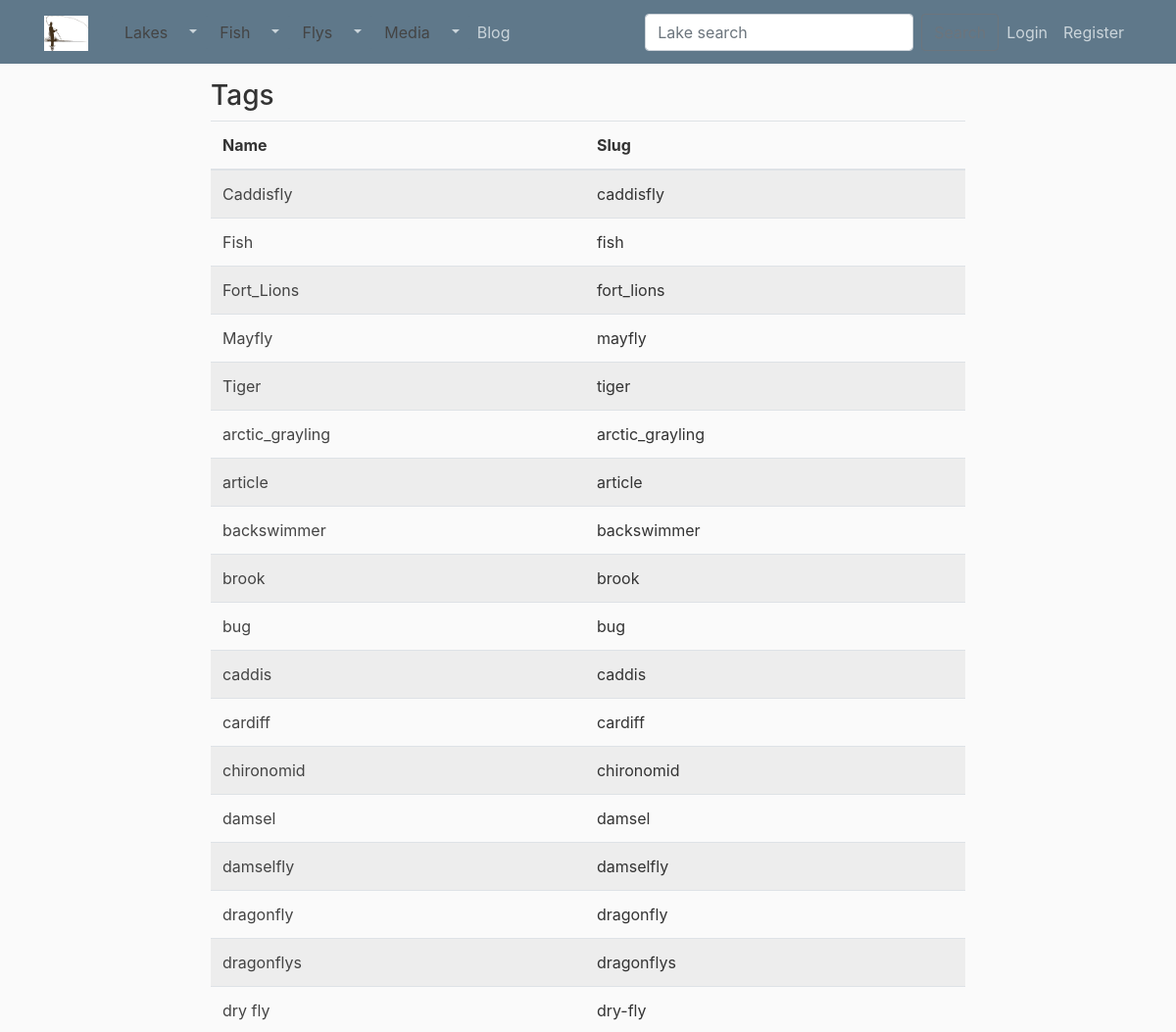
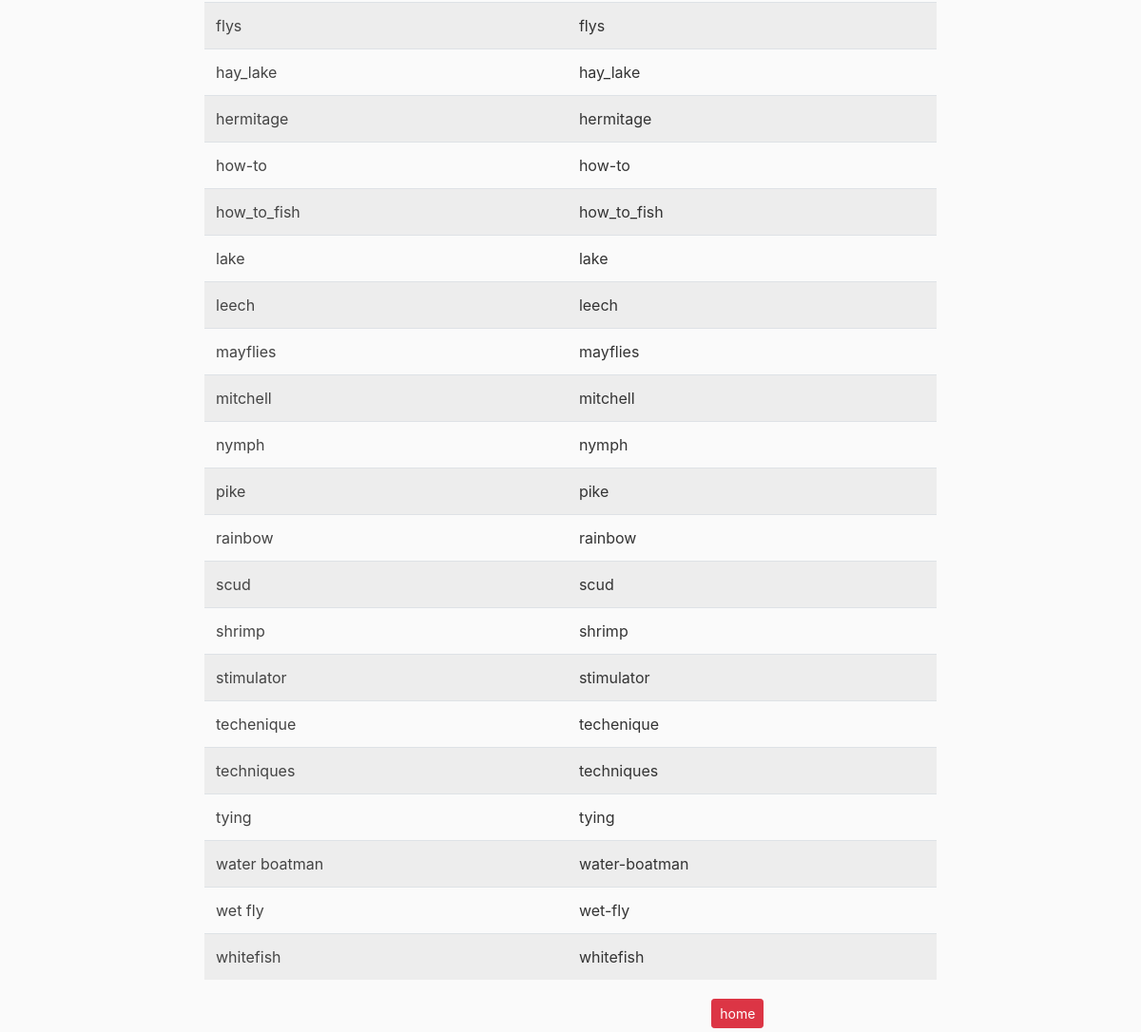
The page /tags/ on the database as committed earlier (2 pictures, top to bottom).
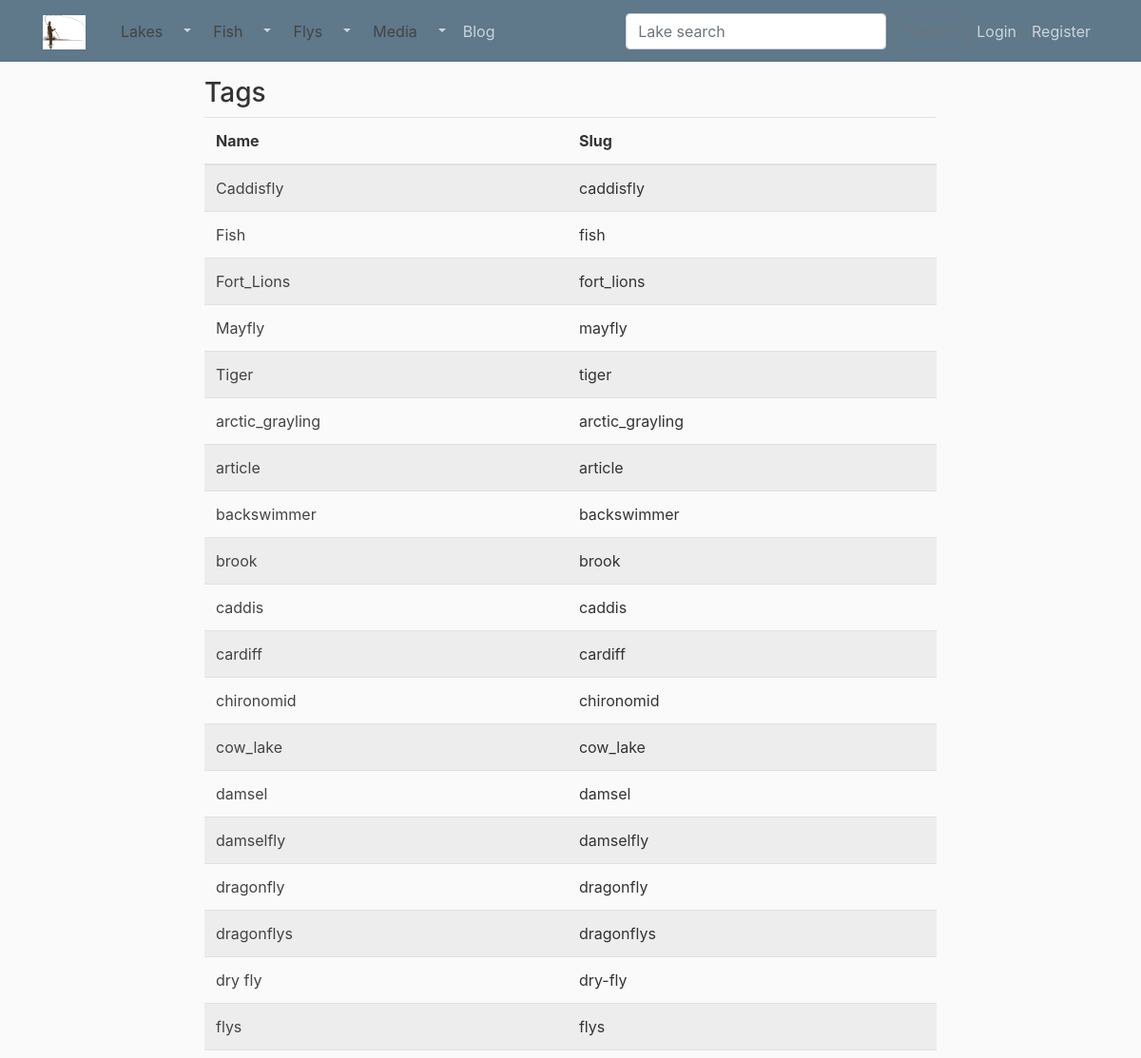
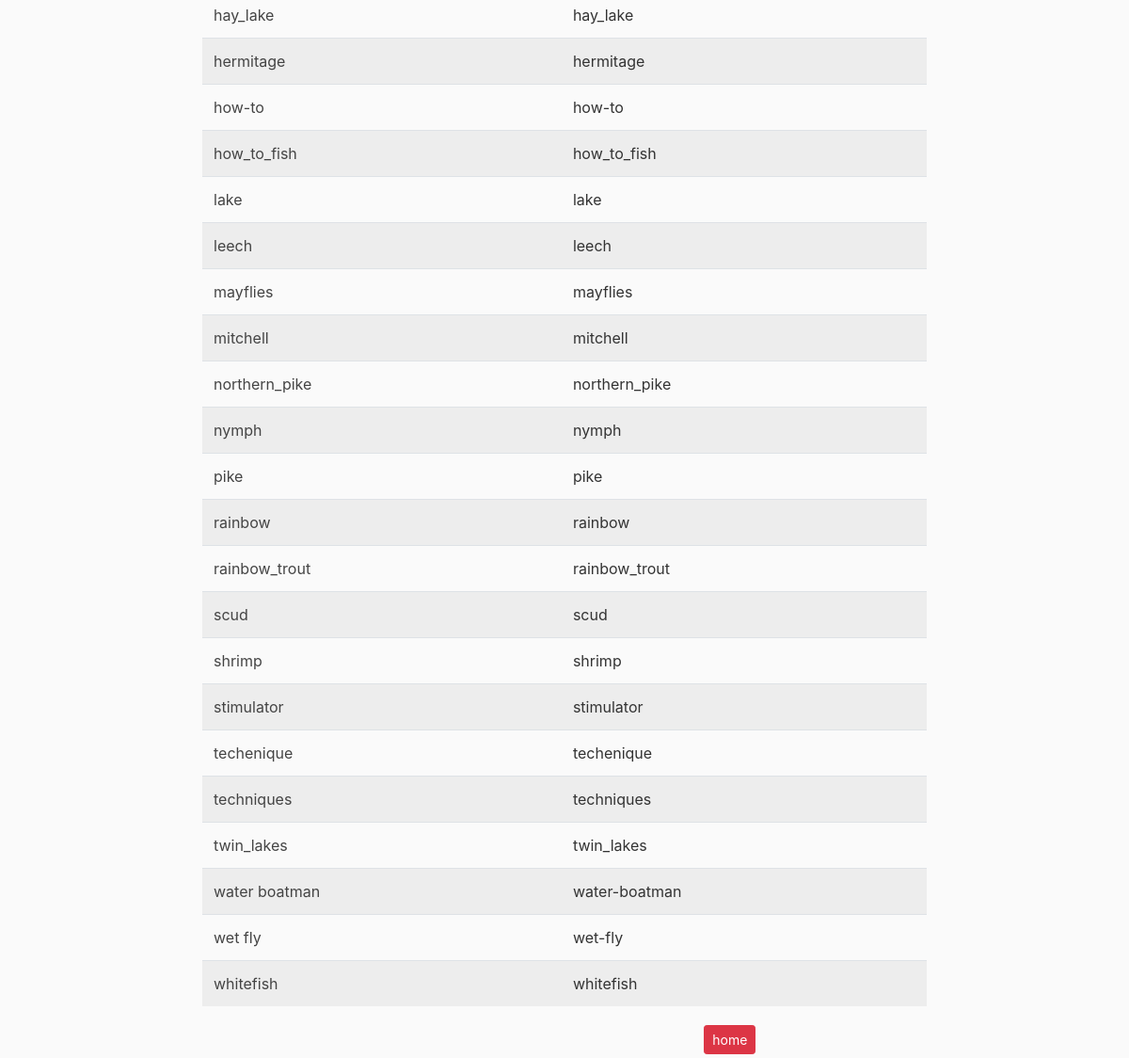
The same page on the database as committed later (2 pictures, top to bottom).
### catches/views.py (the view)
def TagsListView(request):
    all_tags = Tag.objects.all().order_by('name')
    context = { 'tags_list': all_tags }
    return render (request, 'catches/tags_list.html', context)

### catches/templates/catches/tags_list.html (shortened to what this page needs)
{% extends "catches/base/base.html" %}
{% block content %}
    <h1 class="h3">Tags</h1>
    <table class="table table-striped table-hover">
        <thead>
          <tr>
            <th scope="col">Name</th>
            <th scope="col">Slug</th>
          </tr>
        </thead>
        <tbody>
            {% for tag in tags_list %}
          <tr>
                <td><a href="{% url 'tag_detail' tag.id %}">{{ tag.name }}</a></th>
                <td>{{ tag.slug }}</th>
          </tr>
          {% endfor %}
        </tbody>
      </table>
    <div class="row">
        <div class="col-md-8"> </div>
        <div class="col-md-4">
            <a class="btn btn-danger btn-sm mt-1 mb-1" href="{% url 'catch_home' %}" type="submit" >home</a>
        </div>
    </div>
{% endblock content %}

Rows that differ between the two databases and show on the page:
removed Tag: name "bug", slug "bug"
removed Tag: name "tying", slug "tying"
added Tag: name "cow_lake", slug "cow_lake"
added Tag: name "northern_pike", slug "northern_pike"
added Tag: name "rainbow_trout", slug "rainbow_trout"
added Tag: name "twin_lakes", slug "twin_lakes"
